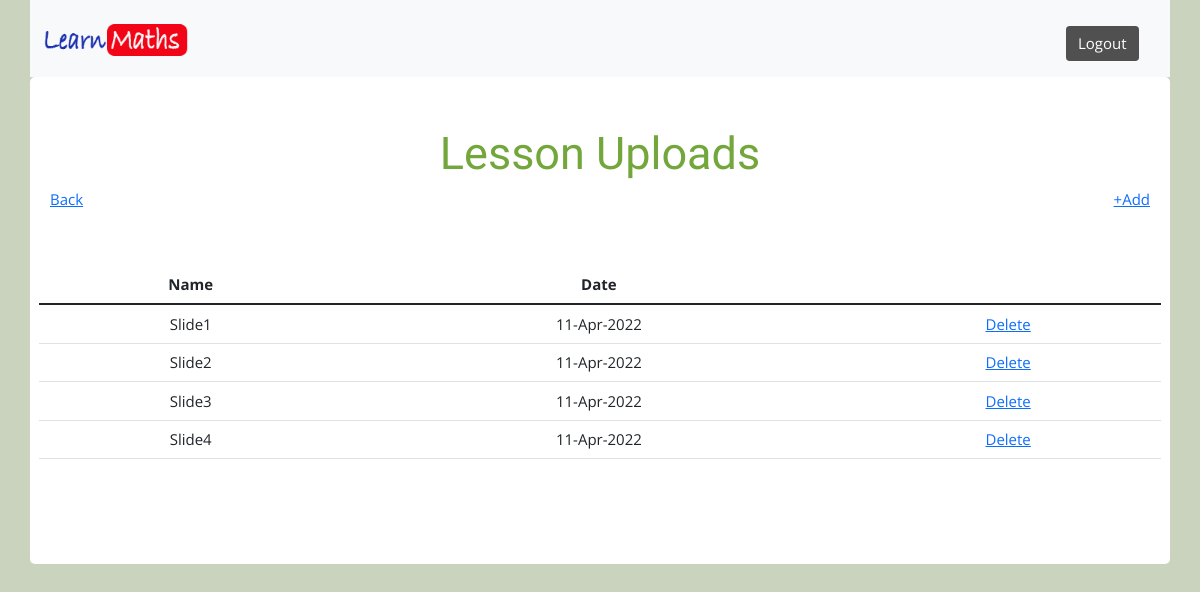
The page /admin/lesson_upload_list.php?id=6 (signed in) on the database its author committed.
### tables this page shows
CREATE TABLE `lecture_upload` (
  `id` int NOT NULL AUTO_INCREMENT,
  `lecture_id` int DEFAULT NULL,
  `name` varchar(120) DEFAULT NULL,
  `upload` varchar(250) DEFAULT NULL,
  `date` varchar(30) DEFAULT NULL,
  PRIMARY KEY (`id`)
);

### admin/lesson_upload_list.php (the view, shortened to what this page needs)
<?php
    require_once '../includes/header.php';
    require_once '../includes/admin_navbar.php';
    include("../includes/connect.inc.php");
    $id = $_GET["id"];
    $sql = "SELECT * FROM lecture_upload WHERE lecture_id = '$id'";
    $result = $conn->query($sql);
    while($row = $result->fetch_array()) {
        $rows[] = $row;
    }
?>
 <div class="container c-ban2" style="margin-top:0px; background:white;">
        <div style="text-align:center; padding:30px 0;">
            <h3 class="head-title2" style="color:#73a73c;">Lesson Uploads</h3>
            <div class="row">
                <div class="col-md-6" style="text-align:left;">
                    <p><a href="lessons.php">Back</a></p>
                </div>
                <div class="col-md-6" style="text-align:right;">
                <p><a href="lesson_upload_add.php?id=<?php echo "$id";?>">+Add</a></p>
                </div>
            </div>
            <div class="row" style="padding:40px 0;">
            <table class="table">
            <thead>
                <tr>
                <th scope="col">Name</th>
                <th scope="col">Date</th>
                <th scope="col"></th>
                </tr>
            </thead>
            <tbody>
                <?php
                foreach($rows as $row)
                	{
                ?>
                <tr id="<?php echo $row['id'];?>">
                    <td><?php echo $row["name"];?></td>
                    <td><?php echo $row["date"];?></td>
                    <td><a href="javascript://" onclick="delLessonUpload(<?php echo $row['id'];?>, '<?php echo $row['upload'];?>')">Delete </a></td>
                </tr>
                <?php
                    }
                ?>
            </tbody>
            </table>
            </div>
        </div>
    </div>

### css/style.css (style rules this page uses)
html { font-size: 15px; box-sizing: border-box; min-height: 100%; font-family: "Open Sans", sans-serif; }
body { margin: 0; padding: 0; background: #c9d3be; font-family: "Open Sans", sans-serif; }
.c-ban2 { background: #408cbf; padding: 20px; border-radius: 5px; }
.head-title2 { font-family: "Chewy", cursive; font-size: 45px; }

### rows shown on the page
lecture_upload: name "Slide1", date "11-Apr-2022"
lecture_upload: name "Slide2", date "11-Apr-2022"
lecture_upload: name "Slide3", date "11-Apr-2022"
lecture_upload: name "Slide4", date "11-Apr-2022"
